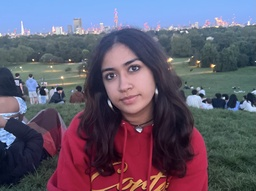
#> input picture me.jpg, 256 x 191 px, shrunk from 2405 x 1798 before the run
$ jupyter execute --allow-errors getColourHex.ipynb
#> lines starting #> are read from the running program, lines starting #| are printed output that depends on the picture
[cell 1]
# Importing necessary libraries
import matplotlib.image as img
import pandas as pd
from scipy.cluster.vq import whiten, kmeans
import matplotlib.pyplot as plt
import seaborn as sns
from time import perf_counter

# Read the image and print dimensions
image = img.imread('me.jpg')  # Make sure 'me.jpg' is in the same directory
#> image is the input picture: shape (191, 256, 3); mean R, G, B 99.6, 91.5, 110.2
print('dimensions:', image.shape)
#| dimensions: (191, 256, 3)

# Store RGB values of all pixels in lists r, g, and b
r = []
g = []
b = []

start = perf_counter()
# Iterate over each pixel in the image
for row in image:
    for temp_r, temp_g, temp_b in row:  # Assuming image has 3 channels (RGB)
        r.append(temp_r)
        g.append(temp_g)
        b.append(temp_b)
#> after the loop, b = 48896 items; g = 48896 items; r = 48896 items

end = perf_counter()
print(f"Time taken to extract RGB values: {end - start} seconds")
# Print the size of these lists
print("red size:", len(r))
#| red size: 48896
print("green size:", len(g))
#| green size: 48896
print("blue size:", len(b))
#| blue size: 48896
# # Save as DataFrame
colour_df = pd.DataFrame({'red': r, 'green': g, 'blue': b})
#> colour_df = table of 48896 rows and 3 columns
# Scaling the values

start = perf_counter()

colour_df['scaled_color_red'] = whiten(colour_df['red'])
colour_df['scaled_color_green'] = whiten(colour_df['green'])
colour_df['scaled_color_blue'] = whiten(colour_df['blue'])
print(colour_df)
#> (printed output is left out)

end = perf_counter()

print(f"Time taken to scale RGB values: {end - start} seconds")

# # Preparing data to construct elbow plot.
distortions = []
num_clusters = range(1, 5)  # range of cluster sizes

# Create a list of distortions from the kmeans function


for i in num_clusters:
    start = perf_counter()

    cluster_centers, distortion = kmeans(colour_df[['scaled_color_red',
                                                    'scaled_color_blue',
                                                    'scaled_color_green']], i)

    end = perf_counter()
    print(f"Time taken to cluster for {i} clusters: {end - start} seconds")
    distortions.append(distortion)
#> this loop made 4 passes
#> (cluster_centers, distortion) on passes 1 to 2: ([[1.96, 1.59, 1.6]], 1.53), ([[3.02, 2.95, 2.93], [1.54, 1.05, 1.08]], 0.971)
#> distortion on passes 3 to 4: 0.752, 0.579
#> after the loop, distortions = [1.53, 0.971, 0.752, 0.579]

start = perf_counter()
# Create a data frame with two lists, num_clusters and distortions
elbow_plot = pd.DataFrame({'num_clusters': num_clusters,
                           'distortions': distortions})
#> elbow_plot = table of 4 rows and 2 columns

# Create a line plot of num_clusters and distortions
sns.lineplot(x='num_clusters', y='distortions', data=elbow_plot)
plt.xticks(num_clusters)

end = perf_counter()

print(f"Time taken to plot elbow plot: {end - start} seconds")
plt.show()
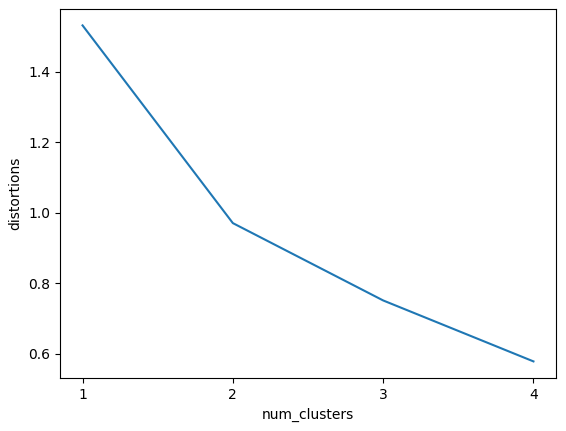
#> figure drawn by matplotlib, 1 panel

#> (a cell that did not finish here is left out)

[cell 3]
cluster_centers, _ = kmeans(colour_df[['scaled_color_red',
									'scaled_color_blue',
									'scaled_color_green']], 3)
#> cluster_centers = [[2.17, 1.35, 1.49], [3.08, 3.14, 3.05], [0.926, 0.773, 0.725]]

dominant_colors = []

# Get standard deviations of each color
red_std, green_std, blue_std = colour_df[['red',
										'green',
										'blue']].std()
#> red_std = 50.72; green_std = 57.04; blue_std = 69.34

for cluster_center in cluster_centers:
	red_scaled, green_scaled, blue_scaled = cluster_center

	# Convert each standardized value to scaled value
	dominant_colors.append((
		red_scaled * red_std / 255,
		green_scaled * green_std / 255,
		blue_scaled * blue_std / 255
	))
#> this loop made 3 passes
#> after the loop, dominant_colors = [(0.432, 0.303, 0.405), (0.612, 0.703, 0.828), (0.184, 0.173, 0.197)]

# Display colors of cluster centers
plt.imshow([dominant_colors])
plt.show()
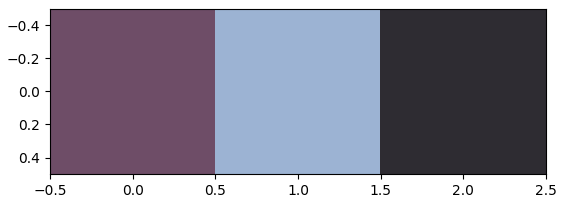
#> figure drawn by matplotlib, 1 panel
